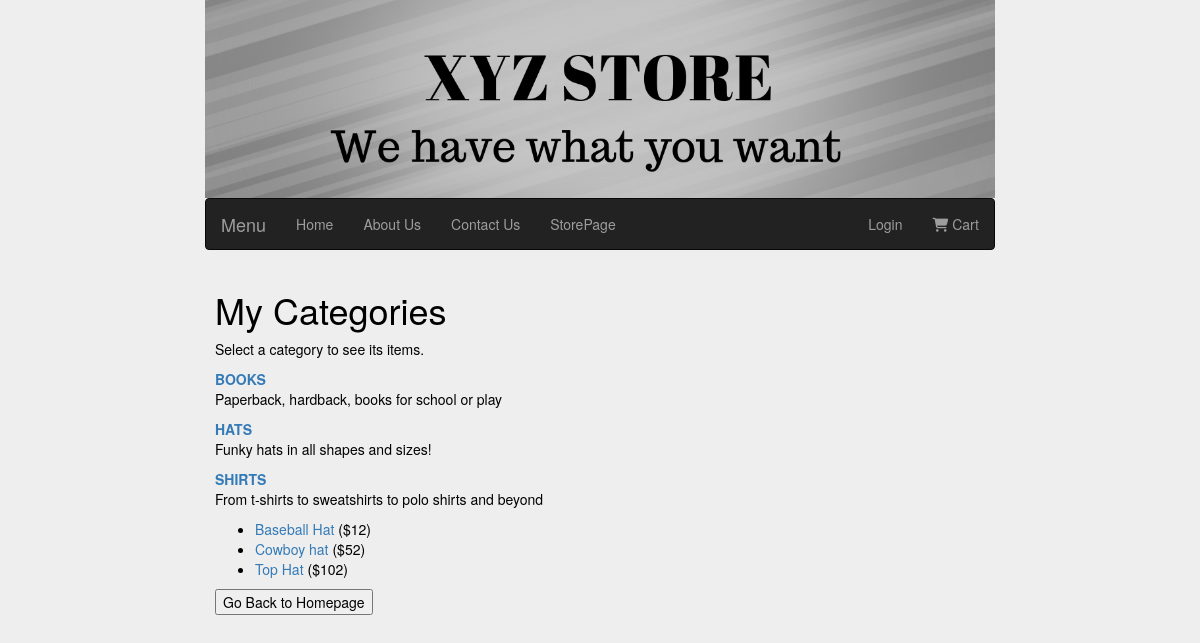
/seestore.php?cat_id=1, run on the app's committed database.
### tables this page shows
CREATE TABLE IF NOT EXISTS `store_categories` (
  `id` int(11) NOT NULL AUTO_INCREMENT,
  `cat_title` varchar(50) DEFAULT NULL,
  `cat_desc` text,
  PRIMARY KEY (`id`)
);

CREATE TABLE IF NOT EXISTS `store_items` (
  `id` int(11) NOT NULL AUTO_INCREMENT,
  `cat_id` int(11) NOT NULL,
  `item_title` varchar(75) DEFAULT NULL,
  `item_price` float DEFAULT NULL,
  `item_desc` text,
  `item_image` varchar(50) DEFAULT NULL,
  PRIMARY KEY (`id`),
  KEY `fk_store_items_store_categories_idx` (`cat_id`)
);

### seestore.php (the view, shortened to what this page needs)
<?php
include("include/DBConn.inc");
$display_block = "
<div class=\"col-xs-o col-sm-10 col-sm-offset-1 col-md-10 col-md-offset-1 col-lg-8 col-lg-offset-2 \">
<h1>My Categories</h1>
<p>Select a category to see its items.</p>";
$get_cats_sql = "SELECT id, cat_title, cat_desc FROM store_categories ORDER BY cat_title";
$rs = $conn ->query($get_cats_sql) or die ("Unable to retrieve records");
if ($rs->num_rows < 1) {
    $display_block = "<p><em>Sorry, no categories to browse.</em></p>";
    }
else{
    while ($cats = $rs->fetch_array()) {
        $cat_id = $cats['id'];
        $cat_title = strtoupper(stripslashes($cats['cat_title']));
        $cat_desc = stripslashes($cats['cat_desc']);
        $display_block .= "<p><strong><a href=\"" . $_SERVER["PHP_SELF"] . "?cat_id=" . $cat_id . "\">" . $cat_title . "</a></strong><br/>" . $cat_desc . "</p>";
}
}
        if (isset($_GET["cat_id"])) {
            $cat_id=$_GET["cat_id"];
                $get_items_sql = "SELECT id, item_title, item_price FROM store_items WHERE cat_id = '" . $cat_id . "' ORDER BY item_title";
                $rs = $conn->query($get_items_sql) or die("Couldn't connect");
                if ($rs->num_rows < 1) {
                    $display_block = "<p><em>Sorry, no items in this category.</em></p>";
                } else {
                    $display_block .= "<ul>";
                    while ($items = $rs->fetch_array()) {
                        $item_id = $items['id'];
                        $item_title = stripslashes($items['item_title']);
                        $item_price = $items['item_price'];
                        $display_block .= "<li><a href=\"showitem.php?item_id=" . $item_id .  "&msg=0\">" . $item_title ."</a></strong> (\$" . $item_price . ")</li>";
                    }
                    $display_block .= "</ul>";
                }
        }
       $display_block.=" <form action=\"Index.php\" >
    <button type=\"submit\">Go Back to Homepage</button>
</form>";
require "footer.php";
?>

### myCss/Css.css (style rules this page uses)
html, body { max-width: 100%; overflow-x: hidden; background-color: #eeeeee; color:#000000; }

### data on the page
store_categories: cat_title "BOOKS", cat_desc "Paperback, hardback, books for school or play"
store_categories: cat_title "HATS", cat_desc "Funky hats in all shapes and sizes!"
store_categories: cat_title "SHIRTS", cat_desc "From t-shirts to sweatshirts to polo shirts and beyond"
store_items: item_title "Baseball Hat", item_price "12"
store_items: item_title "Cowboy hat", item_price "52"
store_items: item_title "Top Hat", item_price "102"
